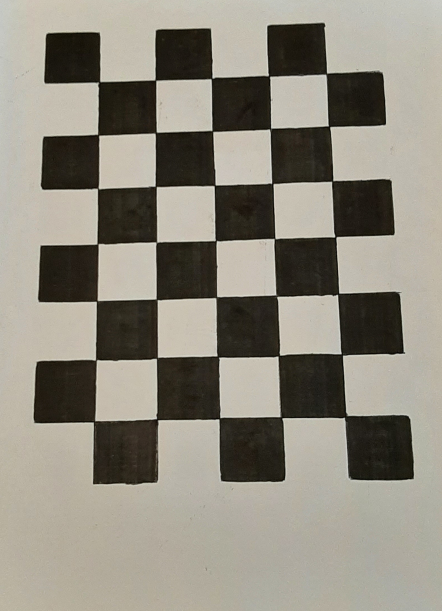
#> input picture photo.png, 884 x 1222 px, given in place of the camera (shown at 1/2 size)
$ python cameraChessboard.py
#> lines starting #> are read from the running program, lines starting #| are printed output that depends on the picture; after the words box and inside, x2 and y2 are one past the last pixel; in counts of white or black regions, pixels touching at a corner belong together
### code/myChessboardDetection.py
import numpy as np
import cv2

from graphOperations import filter_by_graph_method
from perspectiveSorting import sort_corners


def generate_mask_array(template, spread):
    assert template.shape[0] == template.shape[1]
    assert int(spread) == spread

    template_size = template.shape[0]
    new_size = template_size * spread

    # map the filters but spread out their range
    new_mask = np.zeros((new_size, new_size), dtype=np.int8)
    new_mask[0 : new_size // 2 : spread, 0 : new_size // 2 : spread] = template[
        0 : template_size // 2 : 1, 0 : template_size // 2 : 1
    ]
    new_mask[-1 : -1 - new_size // 2 : -spread, 0 : new_size // 2 : spread] = template[
        -1 : -1 - template_size // 2 : -1, 0 : template_size // 2 : 1
    ]
    new_mask[0 : new_size // 2 : spread, -1 : -1 - new_size // 2 : -spread] = template[
        0 : template_size // 2 : 1, -1 : -1 - template_size // 2 : -1
    ]
    new_mask[
        -1 : -1 - new_size // 2 : -spread, -1 : -1 - new_size // 2 : -spread
    ] = template[-1 : -1 - template_size // 2 : -1, -1 : -1 - template_size // 2 : -1]

    return new_mask


# array [(x,y), ...]
def tuple_array_to_cv2_compatible_corners(array):
    length = len(array)
    assert length > 0
    tuple_length = len(array[0])
    assert tuple_length == 2

    result = np.zeros((length, 1, 2), dtype=np.float32)
    result[:, 0, ::-1] = array

    return result


# main detection function, should basically perform like
# cv2.findChessboardCorners, but cooler, because written by me
def find_chessboard_corners(image, rows, columns, spread=1):
    if len(image.shape) == 2:
        image_channels = 1
    elif len(image.shape) > 2:
        _, _, image_channels = image.shape
    else:
        raise Exception("Not enough dimensions")
    spread = int(spread)
    if spread < 1:
        raise Exception("Spread needs to be greater than 1")
    if rows < 1:
        raise Exception("rows need to be at least 1")
    if columns < 1:
        raise Exception("columns need to be at least 1")

    m_c_template = np.array(
        [
            [00, 00, +1, +1, -1, -1, 00, 00],
            [00, +1, +1, +1, -1, -1, -1, 00],
            [+1, +1, +1, +1, -1, -1, -1, -1],
            [+1, +1, +1, 00, 00, -1, -1, -1],
            [-1, -1, -1, 00, 00, +1, +1, +1],
            [-1, -1, -1, -1, +1, +1, +1, +1],
            [00, -1, -1, -1, +1, +1, +1, 00],
            [00, 00, -1, -1, +1, +1, 00, 00],
        ],
        dtype=np.int8,
    )
    m_e_template = np.array(
        [
            [00, +1, +1, +1, +1, +1, +1, 00],
            [-1, 00, +1, +1, +1, +1, 00, -1],
            [-1, -1, 00, +1, +1, 00, -1, -1],
            [-1, -1, -1, 00, 00, -1, -1, -1],
            [-1, -1, -1, 00, 00, -1, -1, -1],
            [-1, -1, 00, +1, +1, 00, -1, -1],
            [-1, 00, +1, +1, +1, +1, 00, -1],
            [00, +1, +1, +1, +1, +1, +1, 00],
        ],
        dtype=np.int8,
    )
    m_v_template = np.array(
        [
            [00, +1, +1, +1, +1, +1, +1, 00],
            [00, 00, +1, +1, +1, +1, 00, 00],
            [00, 00, 00, +1, +1, 00, 00, 00],
            [00, 00, 00, 00, 00, 00, 00, 00],
            [00, 00, 00, 00, 00, 00, 00, 00],
            [00, 00, 00, -1, -1, 00, 00, 00],
            [00, 00, -1, -1, -1, -1, 00, 00],
            [00, -1, -1, -1, -1, -1, -1, 00],
        ],
        dtype=np.int8,
    )
    m_h_template = np.array(
        [
            [00, 00, 00, 00, 00, 00, 00, 00],
            [-1, 00, 00, 00, 00, 00, 00, +1],
            [-1, -1, 00, 00, 00, 00, +1, +1],
            [-1, -1, -1, 00, 00, +1, +1, +1],
            [-1, -1, -1, 00, 00, +1, +1, +1],
            [-1, -1, 00, 00, 00, 00, +1, +1],
            [-1, 00, 00, 00, 00, 00, 00, +1],
            [00, 00, 00, 00, 00, 00, 00, 00],
        ],
        dtype=np.int8,
    )
    m_d_template = np.array(
        [
            [00, 00, -1, -1, 00, 00, 00, 00],
            [00, -1, -1, -1, 00, 00, 00, 00],
            [-1, -1, -1, -1, 00, 00, 00, 00],
            [-1, -1, -1, 00, 00, 00, 00, 00],
            [00, 00, 00, 00, 00, +1, +1, +1],
            [00, 00, 00, 00, +1, +1, +1, +1],
            [00, 00, 00, 00, +1, +1, +1, 00],
            [00, 00, 00, 00, +1, +1, 00, 00],
        ],
        dtype=np.int8,
    )
    m_u_template = np.array(
        [
            [00, 00, 00, 00, +1, +1, 00, 00],
            [00, 00, 00, 00, +1, +1, +1, 00],
            [00, 00, 00, 00, +1, +1, +1, +1],
            [00, 00, 00, 00, 00, +1, +1, +1],
            [-1, -1, -1, 00, 00, 00, 00, 00],
            [-1, -1, -1, -1, 00, 00, 00, 00],
            [00, -1, -1, -1, 00, 00, 00, 00],
            [00, 00, -1, -1, 00, 00, 00, 00],
        ],
        dtype=np.int8,
    )

    m_c = generate_mask_array(m_c_template, spread)
    m_e = generate_mask_array(m_e_template, spread)
    m_v = generate_mask_array(m_v_template, spread)
    m_h = generate_mask_array(m_h_template, spread)
    m_d = generate_mask_array(m_d_template, spread)
    m_u = generate_mask_array(m_u_template, spread)
    h_dimension = m_u.shape[0]  # counts for all masks

    if image_channels == 1:  # greyscale
        # blur parameter needs to be un-even
        blurred = cv2.medianBlur(image, spread + 1 if spread % 2 == 0 else spread)
        msk = cv2.threshold(blurred, 0, 255, cv2.THRESH_BINARY_INV | cv2.THRESH_OTSU)[1]
    else:  # color
        # blur parameter needs to be un-even
        hsv = cv2.cvtColor(image, cv2.COLOR_BGR2HSV)
        hsv = cv2.medianBlur(hsv, spread + 1 if spread % 2 == 0 else spread)
        # OpenCV uses H: 0-179, S: 0-255, V: 0-255
        lwr = np.array([0, 0, 135])
        upr = np.array([179, 120, 255])
        msk = cv2.inRange(hsv, lwr, upr)  # filter for white

    workImage = np.where(msk > 0, 1, -1).astype(np.int16)
    # np.int16 is a very important type here, to force the convolution output to be signed

    highlight_corner = cv2.filter2D(
        workImage, -1, m_c, anchor=(h_dimension // 2, h_dimension // 2)
    )
    highlight_edges = cv2.filter2D(
        workImage, -1, m_e, anchor=(h_dimension // 2, h_dimension // 2)
    )
    highlight_vertical = cv2.filter2D(
        workImage, -1, m_v, anchor=(h_dimension // 2, h_dimension // 2)
    )
    highlight_horizontal = cv2.filter2D(
        workImage, -1, m_h, anchor=(h_dimension // 2, h_dimension // 2)
    )
    highlight_down = cv2.filter2D(
        workImage, -1, m_d, anchor=(h_dimension // 2, h_dimension // 2)
    )
    highlight_up = cv2.filter2D(
        workImage, -1, m_u, anchor=(h_dimension // 2, h_dimension // 2)
    )
    highlight = (
        np.abs(highlight_corner)
        + np.abs(highlight_edges)
        - np.abs(highlight_vertical)
        - np.abs(highlight_horizontal)
        - np.abs(highlight_down)
        - np.abs(highlight_up)
    )

    mask_size = int(h_dimension / 1.5)  # assumption of what is necessary to cover
    corner_candidates = []  # [(x,y),...]
    number_of_candidates_to_sample = int(
        rows * columns * 1.3
    )  # give the algorithm a bit of leeway
    min_additional_detection_value = 30
    max_corners_to_detect = rows * columns
    for i in range(number_of_candidates_to_sample):
        max_index = np.unravel_index(
            np.argmax(highlight, axis=None),
            highlight.shape,
        )
        if (
            i >= max_corners_to_detect
            and highlight[max_index[0], max_index[1]] <= min_additional_detection_value
        ):
            break  # stop sampling
        corner_candidates.append((max_index[0], max_index[1]))
        highlight[
            max(0, max_index[0] - mask_size) : min(
                max_index[0] + mask_size, highlight.shape[0]
            ),
            max(0, max_index[1] - mask_size) : min(
                max_index[1] + mask_size, highlight.shape[1]
            ),
        ] = 0

    ret_cor_points = extract_sorted_corners_form_candidates_graph(
        corner_candidates, rows, columns
    )

    if (
        len(ret_cor_points) == rows * columns
        and ret_cor_points[0][0] != 0
        and ret_cor_points[0][1] != 0  # todo maybe better init-check
    ):
        ret_cor_points = sort_corners(ret_cor_points, rows, columns)
        pass

    return (
        ret_cor_points,
        # ((workImage + 1) * 100).astype(np.uint8),
        (highlight).astype(np.uint8),
    )


# corner_candidates: # [(x,y),...]
def extract_sorted_corners_form_candidates_graph(corner_candidates, rows, columns):
    if len(corner_candidates) == 0:
        return [(0, 0)]

    if rows * columns >= len(corner_candidates):
        # too little corners detected for further filtering. Need to return all
        return corner_candidates

    av_x = 0
    av_y = 0
    for cor in corner_candidates:
        av_x += cor[0]
        av_y += cor[1]
    av_x = int(av_x / len(corner_candidates))
    av_y = int(av_y / len(corner_candidates))

    return filter_by_graph_method(corner_candidates, (av_x, av_y), rows * columns)


# Testing on single images
# [45 lines that do not run on import are left out]

### code/perspectiveSorting.py
import cv2
import numpy as np

# corners: [(x,y), ...]
def extract_corner_points(corners):
    cnt = len(corners)

    differences = np.zeros((cnt, cnt), dtype=np.uint64)
    for i in range(cnt):
        for j in range(i + 1, cnt):
            dist = (corners[i][0] - corners[j][0]) ** 2 + (
                corners[i][1] - corners[j][1]
            ) ** 2

            differences[i, j] = dist
            differences[j, i] = dist

    max_index = np.unravel_index(
        np.argmax(differences, axis=None),
        differences.shape,
    )
    corner1 = max_index[0]
    corner2 = max_index[1]

    differences_added = np.ones(cnt, dtype=np.uint64)
    for i in range(cnt):
        differences_added[i] *= differences[i, corner1]
        differences_added[i] *= differences[i, corner2]
    corner3 = np.argmax(differences_added, axis=None)

    for i in range(cnt):
        differences_added[i] *= differences[i, corner3]
    corner4 = np.argmax(differences_added, axis=None)

    return [
        corners[corner1],
        corners[corner2],
        corners[corner3],
        corners[corner4],
    ]


# corners: [(x,y), ...]
def sort_corners(corners, rows, columns):
    assert rows * columns == len(corners)

    inputs = order_points(extract_corner_points(corners))
    const = 10
    inner = int(((rows + columns) / 4) * const)
    outer = const * rows * columns - inner
    outputs = order_points(
        [
            [inner, inner],
            [outer, outer],
            [outer, inner],
            [inner, outer],
        ]
    )

    M = cv2.getPerspectiveTransform(inputs, outputs)

    transformed_corners = []  # [((x_t, y_t), (x_o, y_o)), ...]
    for cor in corners:
        transformed_corners.append((transform_point(cor, M), cor))

    number_down = 0
    for trans in transformed_corners:
        if trans[0][0] < 2 * inner:
            number_down += 1

    # find orientation
    if rows != columns:
        if number_down == rows:
            down_count = rows
            side_count = columns
        else:
            down_count = columns
            side_count = rows
        if number_down != columns and number_down != rows:
            print("Ordering-Error")
    else:
        down_count = rows
        side_count = rows
        if number_down != rows:
            print("Ordering-Error")

    sorted_corners = []
    for i in range(down_count):
        down_lower_limit = i * side_count * const  # intentionally swapped
        down_upper_limit = (i + 1) * side_count * const  # intentionally swapped
        for j in range(side_count):
            side_lower_limit = j * down_count * const  # intentionally swapped
            side_upper_limit = (j + 1) * down_count * const  # intentionally swapped
            for trans in transformed_corners:
                look_at_x = trans[0][0]
                look_at_y = trans[0][1]
                if (
                    look_at_x > side_lower_limit
                    and look_at_x < side_upper_limit
                    and look_at_y > down_lower_limit
                    and look_at_y < down_upper_limit
                ):
                    sorted_corners.append(trans[1])

    return sorted_corners


# target order: lower_left -> lower_right -> upper_right -> upper_left
def order_points(pts):
    assert len(pts) == 4

    avg_x = 0
    avg_y = 0
    for i in range(4):
        assert len(pts[i]) == 2
        avg_x += pts[i][0]
        avg_y += pts[i][1]
    avg_x /= 4
    avg_y /= 4

    angles = []
    for i in range(4):
        angles.append((np.angle(complex(pts[i][0] - avg_x, pts[i][1] - avg_y)), i))
    angles.sort()

    out = np.zeros((4, 2), dtype=np.float32)
    for i in range(4):
        out[i][0] = pts[angles[i][1]][0]
        out[i][1] = pts[angles[i][1]][1]

    return out


def transform_point(pt, matrix):
    vec = np.ones((3, 1), dtype=np.float32)
    vec[0] = pt[0]
    vec[1] = pt[1]

    transformed = np.matmul(matrix, vec)
    transformed = transformed * 1 / transformed[2]

    return (transformed[0, 0], transformed[1, 0])


# [9 lines that do not run on import are left out]

### code/cameraChessboard.py
import cv2
from myChessboardDetection import (
    find_chessboard_corners,
    tuple_array_to_cv2_compatible_corners,
)

if __name__ == "__main__":
    # define size of the checkerboard
    rows = 5
    columns = 7

    # define a video capture object
    vid = cv2.VideoCapture(1)

    while True:
        # Capture the video frame by frame
        ret, frame = vid.read()
#> frame is the input picture: shape (1222, 884, 3); mean B, G, R 125.6, 137.4, 142.1

        # calculate the solution
        use_own_solution = True
        show_processed = False
        if use_own_solution:
            # own chessboard corner detection
            title = "My Detection"
            corners, processed = find_chessboard_corners(frame, rows, columns, 3)
#> in find_chessboard_corners, `msk = cv2.inRange(hsv, lwr, upr)`:
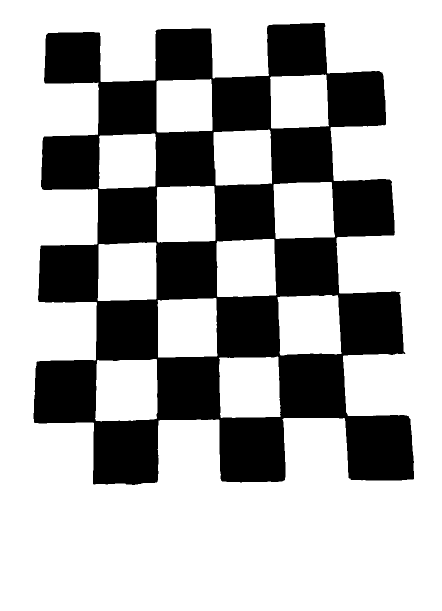
#> msk: shape (1222, 884) (shown at 1/2 size); 68.9% white; 1 black region, box (x1, y1, x2, y2) and area: (67, 46, 828, 970) 335603
#> in find_chessboard_corners, `highlight_up = cv2.filter2D( workImage, -1, m_u, anchor=(h_dimension /..`:
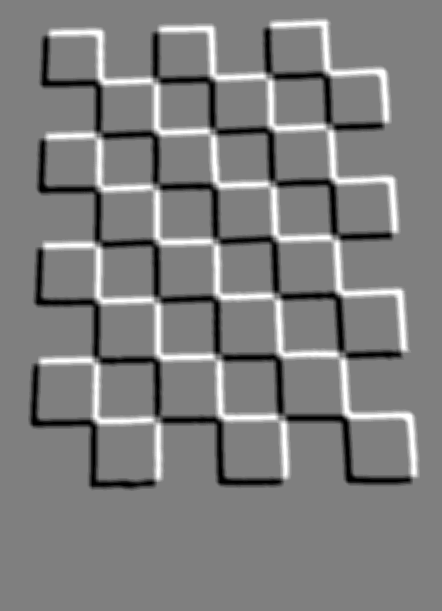
#> highlight_up: shape (1222, 884) int16 (shown at 1/2 size); min -24, max 24, mean 0; drawn with min black and max white
#> in find_chessboard_corners, `highlight = ( np.abs(highlight_corner) + np.abs(highlight_edges) - np...`:
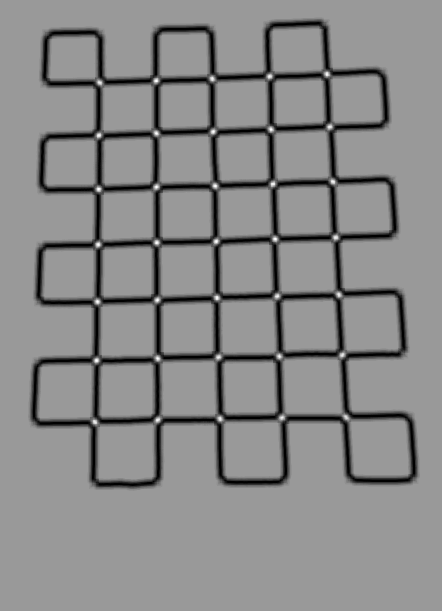
#> highlight: shape (1222, 884) int16 (shown at 1/2 size); min -72, max 48, mean -7.7; drawn with min black and max white
#> the loop in find_chessboard_corners, `for i in range(number_of_candidates_to_sample):` made 36 passes
#> max_index on passes 1 to 8: (148, 652), (151, 539), (157, 423), (159, 311), (258, 540), (262, 425), (266, 311), (269, 197)
#> after the loop in find_chessboard_corners, `for i in range(number_of_candidates_to_sample):`:
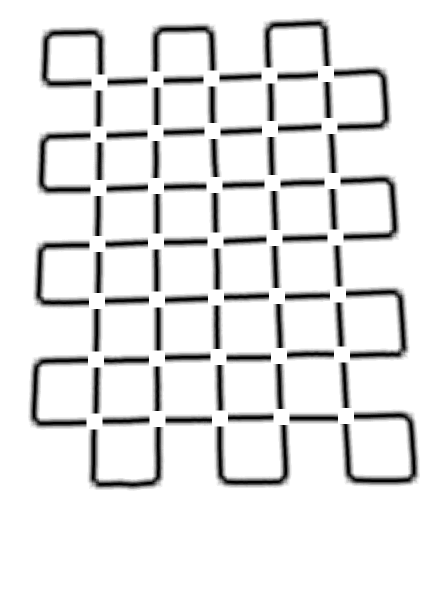
#> highlight: shape (1222, 884) int16 (shown at 1/2 size); 3% of pixels changed, all inside (x1, y1, x2, y2) = (173, 132, 708, 859); drawn with min black and max white
#> after the loop in find_chessboard_corners, `for i in range(number_of_candidates_to_sample):`: corner_candidates = 35 pairs, first value 148 to 843, second value 189 to 692
#> in find_chessboard_corners, `ret_cor_points = extract_sorted_corners_form_candidates_graph( corner_..`: ret_cor_points has the same summary as corner_candidates
#> in extract_corner_points, `cnt = len(corners)`: cnt = 35
#> after the loop in extract_corner_points, `for i in range(cnt):`:
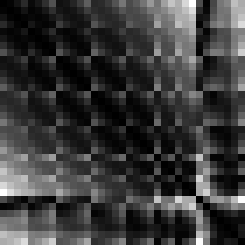
#> differences: shape (35, 35) uint64 (shown 7 times larger); min 0, max 697394, mean 159706.3; drawn with min black and max white
#> in extract_corner_points, `max_index = np.unravel_index( np.argmax(differences, axis=None), diffe..`: max_index = (0, 27)
#> in extract_corner_points, `corner1 = max_index[0]`: corner1 = 0
#> in extract_corner_points, `corner2 = max_index[1]`: corner2 = 27
#> after the loop in extract_corner_points, `for i in range(cnt):`: differences_added = 35 values, max 118833397280 at index 34, min 0 at index 0, mean 3.65e+10
#> in extract_corner_points, `corner3 = np.argmax(differences_added, axis=None)`: corner3 = 34
#> after the loop in extract_corner_points, `for i in range(cnt):`: differences_added = 35 values, max 64999610342285216 at index 28, min 0 at index 0, mean 9.37e+15
#> in extract_corner_points, `corner4 = np.argmax(differences_added, axis=None)`: corner4 = 28
#> in order_points, `avg_x = 0`: avg_x = 0
#> the loop in order_points, `for i in range(4):` made 4 passes
#> (avg_x, avg_y) on passes 1 to 4: (148, 652), (991, 841), (1823, 1533), (1988, 1732)
#> after the loop in order_points, `for i in range(4):`: avg_x = 1988; avg_y = 1732
#> in order_points, `avg_x /= 4`: avg_x = 497
#> in order_points, `avg_y /= 4`: avg_y = 433
#> after the loop in order_points, `for i in range(4):`: angles = [(2.58, 0), (-0.614, 1), (0.658, 2), (-2.53, 3)]
#> in order_points, `out = np.zeros((4, 2), dtype=np.float32)`: out = [[0, 0], [0, 0], [0, 0], [0, 0]]
#> after the loop in order_points, `for i in range(4):`: out = [[165, 199], [843, 189], [832, 692], [148, 652]]
#> in sort_corners, `outputs = order_points( [ [inner, inner], [outer, outer], [outer, inne..`: outputs = [[30, 30], [320, 30], [320, 320], [30, 320]]
#> in sort_corners, `M = cv2.getPerspectiveTransform(inputs, outputs)`: M = [[0.496, 0.0193, -54.63], [0.0149, 0.67, -104.8], [0.000167, 3.02e-05, 1]]
#> the loop in sort_corners, `for cor in corners:` made 35 passes
#> (cor, transformed in transform_point) on passes 1 to 8: ((148, 652), [30, 320, 1]), ((151, 539), [29.42, 248.3, 1]), ((157, 423), [30.19, 174.1, 1]), ((159, 311), [29.15, 102.3, 1]), ((258, 540), [79, 246.2, 1]), ((262, 425), [78.99, 174, 1]), ((266, 311), [78.99, 102, 1]), ((269, 197), [78.53, 29.7, 1])
#> after the loop in sort_corners, `for cor in corners:`: transformed_corners = 35 items
#> the loop in sort_corners, `for trans in transformed_corners:` made 35 passes
#> trans on passes 1 to 8: ((30, 320), (148, 652)), ((29.42, 248.3), (151, 539)), ((30.19, 174.1), (157, 423)), ((29.15, 102.3), (159, 311)), ((79, 246.2), (258, 540)), ((78.99, 174), (262, 425)), ((78.99, 102), (266, 311)), ((78.53, 29.7), (269, 197))
#> after the loop in sort_corners, `for trans in transformed_corners:`: number_down = 5
#> after the loop in sort_corners, `for i in range(down_count):`: sorted_corners has the same summary as corner_candidates in find_chessboard_corners
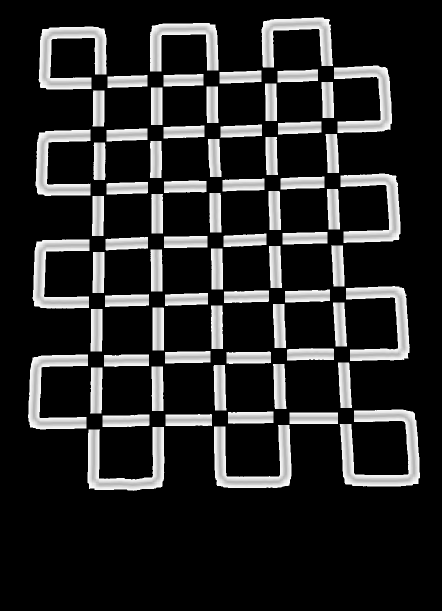
#> processed: shape (1222, 884) (shown at 1/2 size); min 0, max 252, mean 41.1
#> corners has the same summary as corner_candidates in find_chessboard_corners

            corners = tuple_array_to_cv2_compatible_corners(corners)
#> in tuple_array_to_cv2_compatible_corners, `length = len(array)`: length = 35
#> in tuple_array_to_cv2_compatible_corners, `tuple_length = len(array[0])`: tuple_length = 2
#> in tuple_array_to_cv2_compatible_corners, `result = np.zeros((length, 1, 2), dtype=np.float32)`: result = 35 rows, first 8: [0, 0], [0, 0], [0, 0], [0, 0], [0, 0], [0, 0], [0, 0], [0, 0]
#> corners = 35 rows, first 8: [199, 165], [197, 269], [197, 376], [195, 488], [194, 602], [192, 719], [189, 843], [311, 159]
            ret = len(corners) == rows * columns
#> ret = True

            if show_processed:
                frame = processed
        else:
            title = "CV2 Detection"
            # bib-solution
            ret, corners = cv2.findChessboardCorners(frame, (rows, columns), None)

        # show detection
        cv2.drawChessboardCorners(frame, (rows, columns), corners, ret)
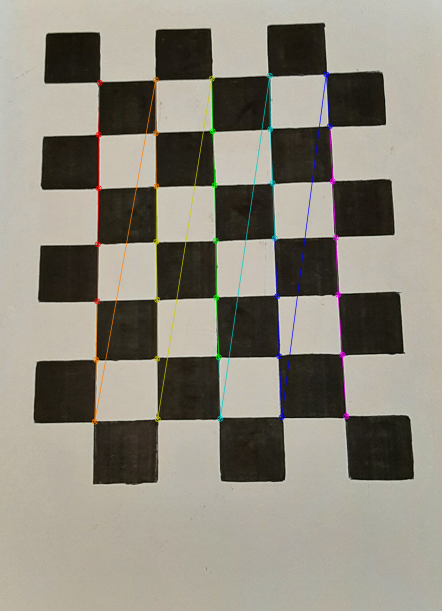
#> frame: shape (1222, 884, 3) (shown at 1/2 size); 1.97% of pixels changed, all inside (x1, y1, x2, y2) = (183, 142, 699, 850)
        cv2.imshow(title, frame)

        # the 'q' button is set as the quitting button
        if cv2.waitKey(1) & 0xFF == ord("q"):
#> (key q is pressed here)
            break

    # After the loop release the cap object
    vid.release()
    cv2.destroyAllWindows()
